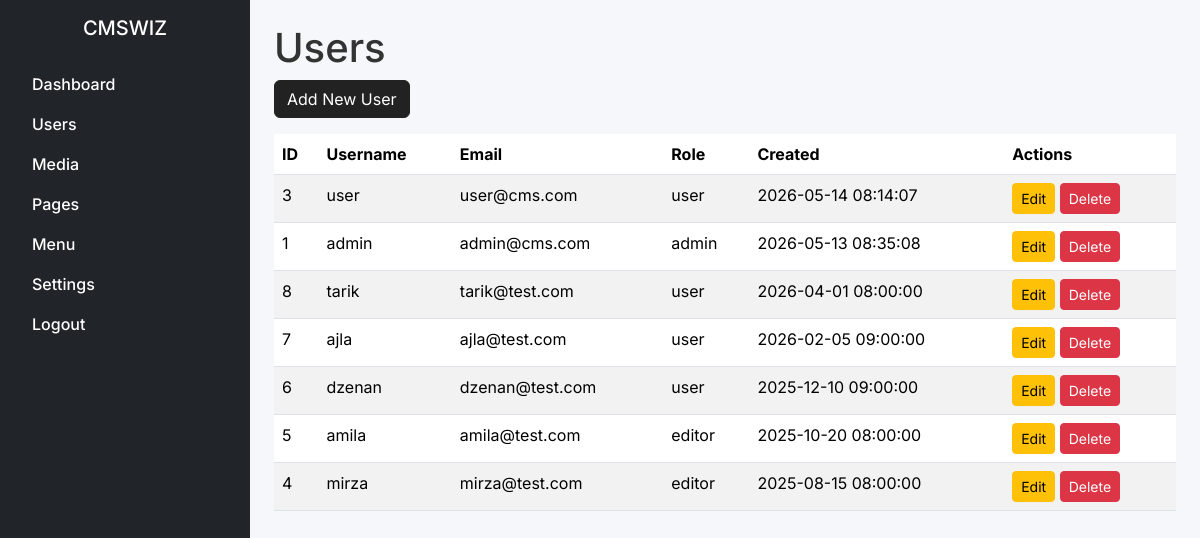
The page /admin/users.php (signed in) on the database its author committed.
### tables this page shows
CREATE TABLE `users` (
  `id` int(11) NOT NULL,
  `username` varchar(50) NOT NULL,
  `email` varchar(100) NOT NULL,
  `password` varchar(255) NOT NULL,
  `role` enum('admin','editor','user') NOT NULL DEFAULT 'user',
  `created_at` timestamp NOT NULL DEFAULT current_timestamp()
);

### functions/db.php (called while the page is built, shortened)
<?php
function db_selectAll($table, $where = [], $order='', $columns = '*'){
    global $conn;
    $sql = "SELECT {$columns} FROM {$table}";
    if($order) $sql .= " ORDER BY {$order}";
    $stmt  = $conn->prepare($sql);
    $stmt->execute();
    return $stmt->get_result()->fetch_all(MYSQLI_ASSOC);
}
?>

### admin/users.php (the view, shortened to what this page needs)
<?php
include '../templates/admin_header.php';
$users = db_selectAll('users', [], 'created_at DESC');
?>
<h1>Users</h1>
<a href="user_add.php" class="btn btn-primary mb-3">Add New User</a>
<table class="table table-striped">
    <thead>
        <tr>
            <th>ID</th>
            <th>Username</th>
            <th>Email</th>
            <th>Role</th>
            <th>Created</th>
            <th>Actions</th>
        </tr>
    </thead>
    <tbody>
        <?php foreach ($users as $user): ?>
            <tr>
                <td><?= $user['id'] ?></td>
                <td><?= htmlspecialchars($user['username']) ?></td>
                <td><?= htmlspecialchars($user['email']) ?></td>
                <td><?= $user['role'] ?></td>
                <td><?= $user['created_at'] ?></td>
                <td>
                    <a href="user_edit.php?id=<?= $user['id'] ?>" class="btn btn-sm btn-warning">Edit</a>
                    <form method="POST" style="display:inline;">
                        <button type="submit" class="btn btn-sm btn-danger" onclick="return confirm('Delete?')">Delete</button>
                    </form>
                </td>
            </tr>
        <?php endforeach; ?>
    </tbody>
</table>
<?php include '../templates/admin_footer.php'; ?>

### assets/css/style.css (style rules this page uses)
body { font-family: 'Inter', Tahoma, Geneva, Verdana, sans-serif; background: #f5f7fa; color: #333; min-height: 100vh; display: flex; flex-direction: column; }
.btn-primary { background-color: #222; border-color: #222; }

### rows shown on the page
users: id "3", username "user", email "user@cms.com", role "user", created_at "2026-05-14 08:14:07"
users: id "1", username "admin", email "admin@cms.com", role "admin", created_at "2026-05-13 08:35:08"
users: id "8", username "tarik", email "tarik@test.com", role "user", created_at "2026-04-01 08:00:00"
users: id "7", username "ajla", email "ajla@test.com", role "user", created_at "2026-02-05 09:00:00"
users: id "6", username "dzenan", email "dzenan@test.com", role "user", created_at "2025-12-10 09:00:00"
users: id "5", username "amila", email "amila@test.com", role "editor", created_at "2025-10-20 08:00:00"
users: id "4", username "mirza", email "mirza@test.com", role "editor", created_at "2025-08-15 08:00:00"

### other values the page prints
$site_settings['site_name'] "CMSWIZ"
